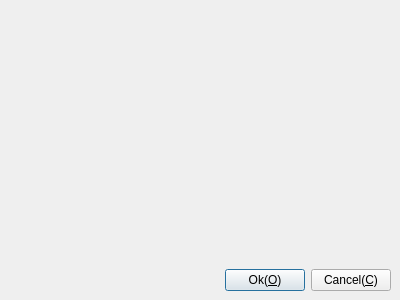
<?xml version="1.0" encoding="UTF-8"?>
<ui version="4.0">
 <class>CDlgContainer</class>
 <widget class="QDialog" name="CDlgContainer">
  <property name="geometry">
   <rect>
    <x>0</x>
    <y>0</y>
    <width>400</width>
    <height>300</height>
   </rect>
  </property>
  <property name="windowTitle">
   <string>Dialog</string>
  </property>
  <layout class="QGridLayout" name="gridLayout">
   <property name="leftMargin">
    <number>9</number>
   </property>
   <property name="topMargin">
    <number>9</number>
   </property>
   <property name="rightMargin">
    <number>9</number>
   </property>
   <property name="bottomMargin">
    <number>9</number>
   </property>
   <property name="spacing">
    <number>6</number>
   </property>
   <item row="0" column="0">
    <widget class="QScrollArea" name="scrollArea">
     <property name="frameShape">
      <enum>QFrame::NoFrame</enum>
     </property>
     <property name="frameShadow">
      <enum>QFrame::Sunken</enum>
     </property>
     <property name="widgetResizable">
      <bool>true</bool>
     </property>
     <widget class="QWidget" name="scrollAreaWidgetContents">
      <property name="geometry">
       <rect>
        <x>0</x>
        <y>0</y>
        <width>382</width>
        <height>254</height>
       </rect>
      </property>
     </widget>
    </widget>
   </item>
   <item row="1" column="0">
    <layout class="QHBoxLayout" name="horizontalLayout">
     <item>
      <spacer name="horizontalSpacer">
       <property name="orientation">
        <enum>Qt::Horizontal</enum>
       </property>
       <property name="sizeHint" stdset="0">
        <size>
         <width>40</width>
         <height>20</height>
        </size>
       </property>
      </spacer>
     </item>
     <item>
      <widget class="QPushButton" name="pbOk">
       <property name="sizePolicy">
        <sizepolicy hsizetype="Minimum" vsizetype="Preferred">
         <horstretch>0</horstretch>
         <verstretch>0</verstretch>
        </sizepolicy>
       </property>
       <property name="text">
        <string>Ok(&amp;O)</string>
       </property>
      </widget>
     </item>
     <item>
      <widget class="QPushButton" name="pbCancle">
       <property name="text">
        <string>Cancel(&amp;C)</string>
       </property>
      </widget>
     </item>
    </layout>
   </item>
  </layout>
 </widget>
 <resources/>
 <connections/>
</ui>
